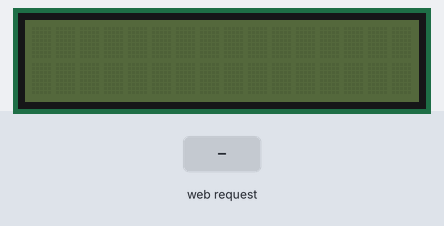
Simulated run of this program. Board: Arduino Uno WiFi Rev2. On the bench: 16×2 character LCD. The test bench sets the inputs (shaded band). WiFi joins after 1.5 s; servers stay silent unless stated; what the program prints to the serial monitor is not drawn.

Above: at 12.7 s.
12.8 s: HTTP request GET /?type= received
At 13.5 s:
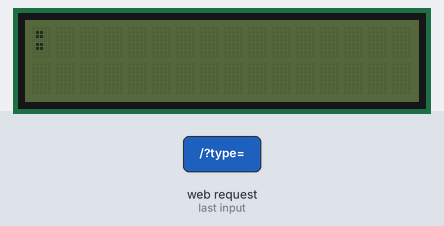
Timing chart, 0 to 15.8 s (numbered marks = the images above; inputs shaded):
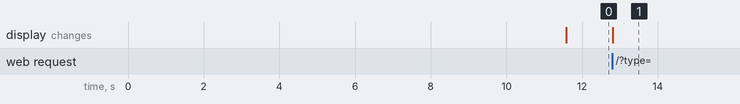

Measured:
- after the input at 12.8 s, the display: changes at once (image 1)

The program:

main.cpp
```cpp
#include <Arduino.h>
#include <SPI.h>
#include <WiFiNINA.h>
#include <Wire.h>
#include "rgb_lcd.h"
#include "arduino_secrets.h"
// WIFI
const char* ssid = SECRET_SSID;
const char* pass = SECRET_PASS;
int keyIndex = 0;                 // your network key index number (needed only for WEP)
int status = WL_IDLE_STATUS;
WiFiServer server(80);
void printWifiStatus();

// Buzzer
const int buzzerPin = 5;
void buzOff();

// LCD screen
rgb_lcd lcd;
int colorR = 0;
int colorG = 0;
int colorB = 0;
char *text;
void displayAlarm(int type, String where, String what);

void setup() {
  //Initialize serial and wait for port to open:
  Serial.begin(9600);
  while (!Serial) {
    ; // wait for serial port to connect. Needed for native USB port only
  }

  // check for the WiFi module:
  if (WiFi.status() == WL_NO_MODULE) {
    Serial.println("Communication with WiFi module failed!");
    // don't continue
    while (true);
  }

  String fv = WiFi.firmwareVersion();
  if (fv < WIFI_FIRMWARE_LATEST_VERSION) {
    Serial.println("Please upgrade the firmware");
  }

  // attempt to connect to WiFi network:
  while (status != WL_CONNECTED) {
    Serial.print("Attempting to connect to SSID: ");
    Serial.println(ssid);
    // Connect to WPA/WPA2 network. Change this line if using open or WEP network:
    status = WiFi.begin(ssid, pass);

    // wait 10 seconds for connection:
    delay(10000);
  }
  server.begin();
  // you're connected now, so print out the status:
  printWifiStatus();
    // Initialize the LCD
  lcd.begin(16, 2);
  lcd.setRGB(colorR, colorG, colorB);
}


void loop() {
  // listen for incoming clients
  WiFiClient client = server.available();
  if (client) {
    Serial.println("new client");
    // an HTTP request ends with a blank line
    boolean currentLineIsBlank = true;
    String currentLine = "";
    int type;
    String where = "";
    String what = "";
    boolean endsWith = false;
    while (client.connected()) {
      if (client.available()) {
        char c = client.read();
        if (c != '\r') {
          Serial.write(c);
          currentLine += c;
        } else {
          if (currentLine.startsWith("GET /?type=")) {
            type = 22;
            while (currentLine[type] != '%' && type < currentLine.length())
            {
              where += currentLine[type];
              type += 1;
            }
            type += 12;
            while (currentLine[type] != '%' && type < currentLine.length())
            {
              what += currentLine[type];
              type += 1;
            }
            type = currentLine[11] - '0';
          }
          currentLine = "";
        }

        // if you've gotten to the end of the line (received a newline
        // character) and the line is blank, the HTTP request has ended,
        // so you can send a reply
        if (c == '\n' && currentLineIsBlank) {
          // send a standard HTTP response header
          client.println("HTTP/1.1 200 OK");
          client.println("Content-Type: text/html");
          client.println("Connection: close");  // the connection will be closed after completion of the response
          client.println("Refresh: 5");  // refresh the page automatically every 5 sec
          client.println();

          //function action here!
          client.print("[{\"type\" : ");
          client.print(type);
          client.print(",");
          client.print("\"where\" : ");
          client.print(where);
          client.print(",");
          client.print("\"what\" : ");
          client.print(what);
          client.print("}]");
          //buzOff();
          displayAlarm(type, where, what);
          break;
        }
        if (c == '\n') {
          // you're starting a new line
          currentLineIsBlank = true;
        } else if (c != '\r') {
          // you've gotten a character on the current line
          currentLineIsBlank = false;
        }
      }
    }
    // give the web browser time to receive the data
    delay(1);

    // close the connection:
    client.stop();
    Serial.println("client disconnected");
  }
}


void printWifiStatus() {
  // print the SSID of the network you're attached to:
  Serial.print("SSID: ");
  Serial.println(WiFi.SSID());

  // print your board's IP address:
  IPAddress ip = WiFi.localIP();
  Serial.print("IP Address: ");
  Serial.println(ip);

  // print the received signal strength:
  long rssi = WiFi.RSSI();
  Serial.print("signal strength (RSSI):");
  Serial.print(rssi);
  Serial.println(" dBm");
}

void buzOff(){
  digitalWrite(buzzerPin, HIGH);
  delay(500);
  digitalWrite(buzzerPin, LOW);

}

// assumning that we can read a int and a string
void displayAlarm(int type, String where, String what){
  if (type == 2) {
    // Very Hot - Bright Red
    colorR = 255;
    colorG = 0;
    colorB = 0;
    text = "Danger";
  }
  if (type == 1) {
    // Mild - Yellow
    colorR = 255;
    colorG = 255;
    colorB = 0;
    text = "Warning";
  }
  if (type == 0) {
    // Very Cold - Dark Blue
    colorR = 0;
    colorG = 0;
    colorB = 139;
    text = "Cold";
  }
  lcd.setRGB(colorR, colorG, colorB);
  lcd.clear();  // Clear the LCD screen
  lcd.setCursor(0, 0);  // Set cursor to the first row, first column
  lcd.print(text);
  lcd.print(": ");
  lcd.print(what);
  lcd.setCursor(0, 1);  // Set cursor to the second row, first column
  lcd.print(where);
  delay(10000);
  lcd.clear();  // Clear the LCD screen
}
```

arduino_secrets.h
```cpp
#define SECRET_SSID "Group3#2.4"
#define SECRET_PASS "Group3passwordf0r2.4"
```
